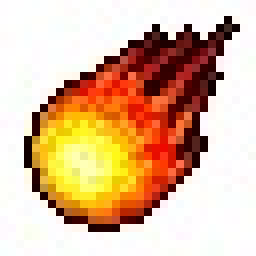
#> input picture 2/tercer-semestre/AA/LAB04_ProgramacioDinamica_AA2021/img/fireball.jpg, 32 x 32 px (shown 8 times larger)
$ jupyter execute --allow-errors LAB04_ProgramacioDinamica_AA2021.ipynb   (shell and % lines are left out)
#> lines starting #> are read from the running program, lines starting #| are printed output that depends on the picture; after the words box and inside, x2 and y2 are one past the last pixel; in counts of white or black regions, pixels touching at a corner belong together
<div style="padding:30px; color: white; background-color: #0071CD">
<center>
</img>
<center>
<h1>Algorísmica Avançada 2021</h1>
<h2>Pràctica 4 - Programació dinàmica</h2>
</center>
</div>

[cell 1]
from IPython.core.display import display, HTML
display(HTML("<style>.container { width:100% !important; }</style>"))

[cell 2]
import numpy as np
import random
from matplotlib import pyplot as plt
import scipy.ndimage as nd
from tqdm.notebook import trange

## Introducció a la llibreria _numpy_. Llistes vs arrays

[cell 3]
# Els tractem igual tot i que són dos tipus de dades diferents
a = [1,2,3,4]
b = np.array([1,2,3,4])

print(a, type(a))
print(b, type(b))

[cell 4]
# La suma de llistes i la suma d'arrays es comporta diferent
a1, a2 = [1,2,3,4], [5,6,7,8]
b1, b2 = np.array([1,2,3,4]), np.array([5,6,7,8])

print(a1+a2)
print(b1+b2)

[cell 5]
# Accedim a la dimensió d'una matriu de tamany 2x3. Observeu que la primera component és l'alçada i la segona l'amplada.
a = [[1,2,3], [4,5,6]]
b = np.array([[1,2,3],[4,5,6]])

print(len(a), len(a[0]))
print(b.shape)

[cell 6]
# Indexem igual per accedir a les files
print(a[0])
print(b[0])
print()
# En numpy podem seleccionar un element usant b[i,j] de la mateixa forma que podem fer b[i][j]
print(a[0][1])
print(b[0][1], b[0,1])

[cell 7]
# Podem definir el 'tipus' de dada que volem fer servir
b1 = np.array([1,2,3,4], dtype=int)
b2 = np.array([1,2,3,4], dtype=float)

print(b1)
print(b2)

## Conceptes bàsics imatges

Una imatge en color, RGB, no és més que una matriu tridimensional $W\times H\times 3$ on $W$ és l'amplada, $H$ és l'alçada i 3 són els canals R (Red), G (Green), B (Blue).

[cell 8]
# Carreguem una imatge petita
# Generalment les imatges tenen valors de 0 a 255. Nosaltres treballarem en el rang 0 a 1 i per això dividim tots els valors per 255.
im = plt.imread('img/fireball.jpg')/255

# Així podem observar la seva mida.
print("Shape:",im.shape)
#| Shape: (32, 32, 3)

# Podem visualitzar-la utilitzant la funció 'imshow' de la llibreria matplotlib.pyplot
plt.imshow(im)
#> (this line was passed over: IPython is not available in this run)
plt.show()

[cell 9]
# Podem modificar-la utilitzant slicing
# Observeu que li assignem el color verd ja que [0, 1, 0] = [R, G, B] = [Red, Green, Blue]
im[15:20, 10:20] = [0,1,0]
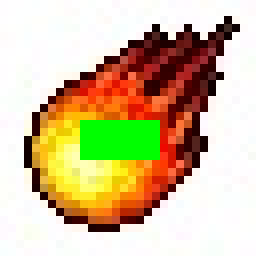
#> im: shape (32, 32, 3) float64 (shown 8 times larger); mean R, G, B 0.82, 0.746, 0.605
plt.imshow(im)
#> (this line was passed over: IPython is not available in this run)
plt.show()

[cell 10]
# També podem modificar-la usant una condició sobre els seus píxels
# Tots els píxels tals que la seva component blava (2a component, índex 1) sigui igual a zero,
# la transformem en color blau (0,0,1).
# Com podeu veure el color negre pur és [0,0,0] i, com que té la segona component blava a zero,
# queda transformat en blau.

im[im[:,:,1] == 0] = [0,0,1]
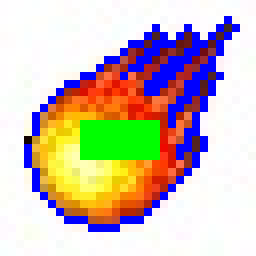
#> im: shape (32, 32, 3) float64 (shown 8 times larger); 11.13% of pixels changed, all inside (x1, y1, x2, y2) = (3, 2, 30, 29)

plt.imshow(im)
#> (this line was passed over: IPython is not available in this run)
plt.show()

<div class="alert alert-success">
    <h1>Problema 1: Implementació de l'algorisme Seam Carving</h1>
    <p>
        L'algorisme Seam Carving ens permet reduir la mida de les imatges en una de les seves dues dimensions (horitzontalment, per exemple) a través d'un algorisme senzill de programació dinàmica. Ens permet fer la següent reducció:
    </p>

    <b>Sembla màgia, no?</b><br><br>
    S'agafa la imatge original i se'n calcula el gradient. A continuació es generen tots els camins a través de la programació dinàmica, es troba un camí mínim i s'elimina. Es repeteix aquest procediment fins a obtenir el resultat desitjat. Observa'n un altre exemple:
    <br>
    En aquest cas hem reduit la imatge original en 150 píxels, horitzontalment. Com veieu, la major part dels objectes es conserven ja que s'han eliminat zones 'suaus' com el cel i la sorra.
    <br><br>
    <h3>Implementació</h3>
    <ol>
        <li> Implementeu una funció <code>superior_neighbors</code> que retorni els veïns superiors d'un punt d'una imatge 2-D. A la capçalera de la funció trobareu els tres casos que cal tenir en compte
        <li> Implementeu una funció <code>minimal_paths</code> que, usant el següent algorisme de programació dinàmica, construeixi la matriu de camins, $D$. Aquesta funció ha d'usar la funció <code>superior_neighbors</code> per obtenir els veïns.<br>
            Sigui $G$ la imatge de gradient i sigui $D$ la matriu de camins mínims que hem d'omplir, ambdues de dimensió $H \times W$ :
            $$D_{i,j} = \begin{cases}
                            G_{i,j}+\min\Big(D_{i-1, j},\ D_{i-1,j+1}\Big) \quad \text{if} \ j=0\\
                            G_{i,j}+\min\Big(D_{i-1, j-1},\ D_{i-1, j}\Big) \quad \text{if} \ j=W-1\\
                            G_{i,j}+\min\Big(D_{i-1, j-1},\ D_{i-1, j},\ D_{i-1,j+1}\Big) \quad \text{else}
                        \end{cases}$$
        <li> Implementeu una funció <code>find_min_path</code> que retorni el camí mínim sobre la imatge anterior, $D$. Per trobar-lo, l'algorisme ha de començar per la part inferior de la imatge i anar pujant fins a arribar a la part superior.
        <li> Implementeu una funció <code>delete_path</code> que elimini el camí mínim retornat per la funció anterior de la imatge original.
        <li> Implementeu una funció <code>reduce_image</code> que repeteixi tot el procés anterior un nombre finit de vegades, $N$.
    </ol>
</div>

Funcions auxiliars:

[cell 11]
# [20 lines left out: function get_gradient, not called in this run]


def show_row(im_and_titles):
    """
    Donat un conjunt d'imatges i els seus títols, els mostra en una sola línia

    Params
    ======
    :im_and_titles: Llista de tuples en el format [(im, title), ...]
    """

    # Creem una figura d'una sola línia
    fig, axs = plt.subplots(1,len(im_and_titles),figsize=(len(im_and_titles)*8,5))

    # Iterem el conjunt d'imatges i mostrem la imatge amb el seu títol
    for i, (im, title) in enumerate(im_and_titles):
        axs[i].imshow(im)
        axs[i].set_title(title)
        axs[i].set_axis_off()

    plt.tight_layout()
    plt.show()


def add_min_path(im, path, color=[1,0,0]):
    """
    Donada una imatge i un camí, afegeix el camí en un color donat. Per defecte, vermell.

    Params
    ======
    :im: Imatge sense el camí
    :path: Camí que volem afegir
    :color: Color del camí

    Returns
    =======
    :im: Imatge amb el camí afegit
    """
    for i, j in path:
        im[i][j]=color
    return im

Exemple d'ús:

[cell 12]
# Carreguem una imatge
im = plt.imread('img/beach.jpg')/255
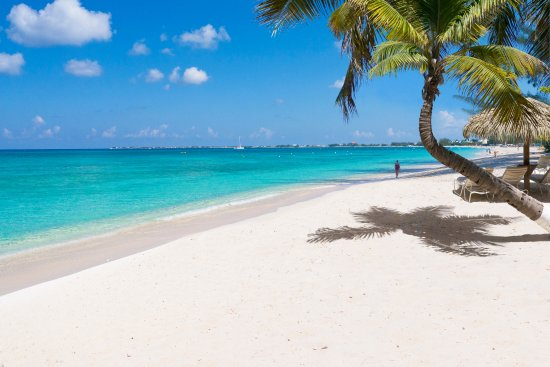
#> input picture 2/tercer-semestre/AA/LAB04_ProgramacioDinamica_AA2021/img/beach.jpg, 550 x 367 px
#> im: shape (367, 550, 3) float64

# Creem un camí aleatori
i = im.shape[0]-1
#> i = 366
path = [(i, im.shape[1]//2)]
#> path = [(366, 275)]
while i >= 0:
    path.append((i, min(max(0, path[-1][1] + random.randint(-1,1)),im.shape[1]-1)))
    i-=1
#> after the loop, i = -1

# Afegim el camí a una imatge diferent
im_path = im.copy()
im_path = add_min_path(im_path, path)

# Usem la funció show_row per mostrar les imatges amb els seus títols.
im_titles = [(im, 'Original'), (im_path, 'Random path')]
show_row(im_titles)
#> (the call stopped at in show_row, `fig, axs = plt.subplots(1,len(im_and_titles),figsize=(len(im_and_title..`: IPython is not available in this run)

## Gradient horitzontal

El <b>gradient horitzontal</b> d'una imatge ens permet trobar els punts de màxim canvi <b>vertical</b> en una imatge. Dit d'una altra forma, ens ressalta els contorns verticals.<br><br>
Observeu com podem usar la funció <code>get_gradient()</code> que us donem implementada:

[cell 13]
im = plt.imread('img/beach.jpg')/255

#> (the rest of this cell did not finish here and is left out)

[cell 14]
# [155 lines left out: functions superior_neighbors, minimal_paths, minposition, find_min_path, delete_path, not called in this run]


def reduce_image(im, N=100):
    """
    Implementació de l'algorisme Seam Carving.
    Useu la funció 'show_row' al finalitzar per mostrar una figura amb tres subfigures:
        - Imatge original
        - Primer camí que s'elimina
        - Imatge resultant després de N iteracions

    Params
    ======
    :im: Imatge que volem reduir
    :N: Nombre de cops que repetirem l'algorisme
    """
#> called with N = 10
    # Copiem la imatge inicial
    iminicial = im.copy()
    first_cut = im.copy()

    # Si la imatge és buida, no executem el programa: array buit, array amb tupla buida, ...
    if 0 in im.shape or len(im.shape) < 3:
        return;

    # Cos del programa
    for i in trange(min(im.shape[1],N)): # evidentment, si N>width, es pararà a width
        grad = minimal_paths(get_gradient(im))
        path = find_min_path(grad)
        if i == 0:
            first_cut = add_min_path(im, path)
        im = delete_path(im,set(path))

    # Mostrem les imatges en una graella
    show_row([(iminicial,"Imatge inicial"),(first_cut, "Primer tall"),(im, "Imatge final")])

Comproveu la vostra solució

[cell 15]
im = plt.imread('img/beach.jpg')/255
#> (the rest of this cell did not finish here and is left out)

[cell 16]
im = plt.imread('img/beach.jpg')/255
#> (the rest of this cell did not finish here and is left out)

<div class="alert alert-success">
    <h1>Problema 2: Eliminar objectes d'una imatge</h1>
    <p>Modifiqueu l'algorisme anterior per a eliminar objectes d'una imatge. Només heu d'implementar la funció <code>remove_patch</code>. <br>Per exemple:</p>

    <b>Pista:</b> Ens hem d'assegurar que els camins mínims sempre passin per l'interior del patch.
</div>

[cell 17]
def add_patch(im, patch):
    """
    Donada una imatge i un patch. Mostra la imatge amb el patch d'un color donat. Per defecte, vermell.

    Params
    ======
    :im: La imatge a la que volem afegit el patch
    :patch: Patch amb quatre coordenades. Format: [(i1,j1), (i2, j2)]

    Returns
    =======
    :im: Imatge amb els píxels del patch en vermell.
    """

    # Si la imatge és buida, no executem el programa: array buit, array amb tupla buida, ...
    if 0 in im.shape or len(im.shape) < 3:
        return;

    for i in range(patch[0][0], patch[1][0]+1):
        for j in range(patch[0][1], patch[1][1]+1):
            im[i][j] = [1,0,0]
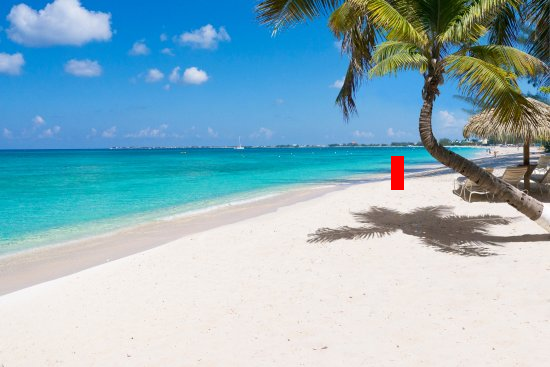
#> im: shape (367, 550, 3) float64; mean R, G, B 0.559, 0.704, 0.758
    return im

def remove_patch(im, patch):
    """
    Donada una imatge i un patch, n'elimina tots els punts interiors al patch.
    Useu la funció 'show_row' al finalitzar per mostrar una figura amb tres subfigures:
        - Imatge original
        - Imatge amb el patch de color vermell
        - Imatge resultant després d'eliminar el patch

    Params
    ======
    :im: Imatge original
    :patch: Patch amb dos parells de coordenades.
            Format: [(i1,j1), (i2, j2)]. Sempre se satisfà que i1<i2, j1<j2.
            (i1, j1) és la coordenada superior esquerra del patch
            (i2, j2) és la coordenada inferior dreta del patch.
            Aquestes dues parelles s'han d'incloure com a part del patch.
    """
    # Copiem la imatge inicial
    iminicial = im.copy()
    first_cut = im.copy()

    # Si la imatge és buida, no executem el programa: array buit, array amb tupla buida, ...
    if 0 in im.shape or len(im.shape) < 3:
        return;

    # Posem el patch
    im = add_patch(im, patch)

    # Cos del programa
    H, W = patch[1][0]-patch[0][0], patch[1][1]-patch[0][1]
    for i in trange(0,W+1):
        grad = get_gradient(im)
        # Posem que el gradient dins del patch sigui ridículament petit (però finit)
        for j in range(0,W+1-i):
            for k in range(0,H+1):
                grad[patch[0][0]+k,patch[0][1]+j] = -100000
        # A partir d'aquí el procediment és anàleg a l'anterior
        grad = minimal_paths(grad)
        path = find_min_path(grad)
        if i == 0:
            first_cut = add_min_path(im, path)
        im = delete_path(im,set(path))
        # im = add_min_path(im, path) # l'utilitzem per comprovar què talla en particular
        # print(grad[156:189,391:403]); print("\n"); # l'utilitzem per controlar que agafa bé els camins mínims

    # Mostrem les imatges en una graella
    show_row([(iminicial,"Imatge inicial"),(first_cut, "Primer tall"),(im, "Imatge final")])

Comproveu la vostra solució.

[cell 18]
im = plt.imread('img/beach.jpg')/255
patch = [(156,391), (189,403)]

#> (the rest of this cell did not finish here and is left out)

<div class="alert alert-success">
    <h1>Banc de proves</h1>
    <p>Aquí comprovarem que la funció és robusta per als casos extrems que ens plantegem. Alguns d'aquests són, per exemple, una imatge buida o una imatge tota de zeros.</p>
    <em>Utilitzarem com a referència la imatge landscape de la carpeta de la pràctica</em>
</div>

[cell 19]
# Primera prova: reduïm la imatge
im = plt.imread('img/landscape.jpg')/255
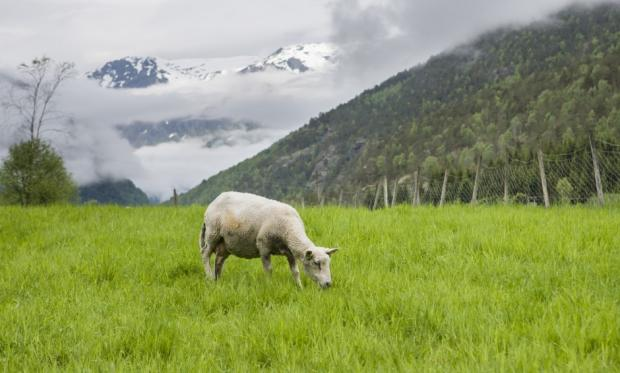
#> input picture 2/tercer-semestre/AA/LAB04_ProgramacioDinamica_AA2021/img/landscape.jpg, 620 x 373 px
#> im: shape (373, 620, 3) float64
#> (the rest of this cell did not finish here and is left out)


[cell 20]
# Segona prova: ens carreguem la vaca
im = plt.imread('img/landscape.jpg')/255
patch = [(180,200), (282,350)]
#> (the rest of this cell did not finish here and is left out)

#> after the loop in add_patch (call 2), `for i in range(patch[0][0], patch[1][0]+1):`:
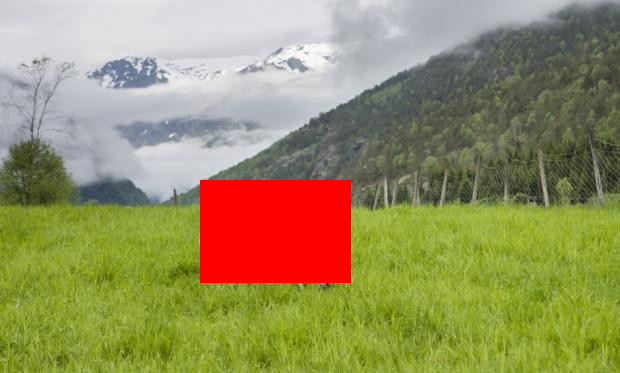
#> im: shape (373, 620, 3) float64; mean R, G, B 0.589, 0.563, 0.378

[cell 21]
# Tercera prova: li passem un array buit
im = np.array([])/255
assert reduce_image(im,100) == None
reduce_image(im,100)

[cell 22]
# Quarta prova: li passem un array amb una única tupla, buida
im = np.array([()])/255
assert reduce_image(im,100) == None
reduce_image(im,100)

[cell 23]
# Cinquena prova: un sol píxel
h,w,d=1,1,3

A = np.zeros((h,w,d))
from random import uniform
for i in range(h):
    for j in range(w):
        for k in range(d):
            A[i,j,k] = uniform(0,1)

assert reduce_image(im,100) == None
reduce_image(im,100)

[cell 24]
# Sisena prova: una sola columna de píxels
h,w,d=10,1,3

A = np.zeros((h,w,d))
from random import uniform
for i in range(h):
    for j in range(w):
        for k in range(d):
            A[i,j,k] = uniform(0,1)

assert reduce_image(im,100) == None
reduce_image(im,100)

[cell 25]
# Setena prova: una sola fila de píxels
h,w,d=1,10,3

A = np.zeros((h,w,d))
from random import uniform
for i in range(h):
    for j in range(w):
        for k in range(d):
            A[i,j,k] = uniform(0,1)

assert reduce_image(im,100) == None
reduce_image(im,100)
